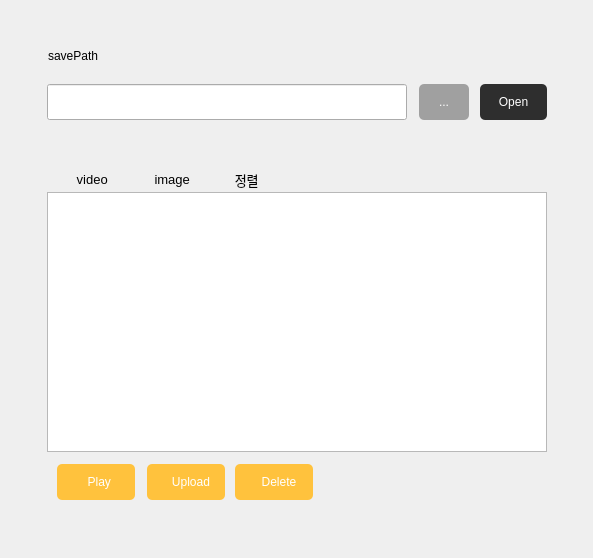
<?xml version="1.0" encoding="UTF-8"?>
<ui version="4.0">
 <class>GeneralSettingWidget</class>
 <widget class="QWidget" name="GeneralSettingWidget">
  <property name="geometry">
   <rect>
    <x>0</x>
    <y>0</y>
    <width>593</width>
    <height>558</height>
   </rect>
  </property>
  <property name="minimumSize">
   <size>
    <width>0</width>
    <height>0</height>
   </size>
  </property>
  <property name="maximumSize">
   <size>
    <width>16777215</width>
    <height>16777215</height>
   </size>
  </property>
  <property name="windowTitle">
   <string>Form</string>
  </property>
  <property name="styleSheet">
   <string notr="true">QPushButton#searchPathButton {
    border-radius:5px;
    background-color: #A0A0A0;
    color: #FFFFFF;

}

QPushButton#searchPathButton:hover{
     background-color:#B5B5B5;
}

/****/
QPushButton#openDirectoryButton{
    border-radius:5px;
    background-color: #2E2E2E;
    color: #FFFFFF;
}

QPushButton#openDirectoryButton:hover{
    background-color: #656565;
}

/****/
QPushButton#videoButton {
    border:0px;
    background-image: url(:/General_Menu/video);
    background-color: #transparent;
    font-size:13px;
}

QPushButton#videoButton:hover {
    background-color:#D2D2D2;
    
}

QPushButton#videoButton:checked {
    background-color:#FFD577;
    
}

/***/
QPushButton#imageButton {
    border:0px;
    background-image: url(:/General_Menu/image);
    background-color: #transparent;
    font-size:13px;
}

QPushButton#imageButton:hover {
    background-color:#D2D2D2;
    
}

QPushButton#imageButton:checked {
    background-color:#FFD577;
    
}

/****/

QPushButton#orderByButton {
    border:0px;
    background-image: url(:/General_Menu/sort);
    background-color: #transparent;
    font-size:13px;
}

QPushButton#orderByButton:hover {
    background-color:#D2D2D2;
    
}

/****/
QPushButton#playButton{
    border-radius:5px;
    background-image: url(:/General_Menu/play);
    background-color: #FFC23D;
    color: #FFFFFF;
}

QPushButton#playButton:hover {
    background-color: #FFCE64;
}

/****/

QPushButton#uploadButton{
    border-radius:5px;
    background-image: url(:/General_Menu/upload);
    background-color: #FFC23D;
    color: #FFFFFF;
}

QPushButton#uploadButton:hover {
    background-color: #FFCE64;
}

/****/
QPushButton#deleteButton{
    border-radius:5px;
    background-image: url(:/General_Menu/delete);
    background-color: #FFC23D;
    color: #FFFFFF;
}

QPushButton#deleteButton:hover {
    background-color: #FFCE64;
}</string>
  </property>
  <widget class="QLineEdit" name="savePathLineEdit">
   <property name="geometry">
    <rect>
     <x>47</x>
     <y>84</y>
     <width>360</width>
     <height>36</height>
    </rect>
   </property>
   <property name="minimumSize">
    <size>
     <width>360</width>
     <height>36</height>
    </size>
   </property>
   <property name="maximumSize">
    <size>
     <width>360</width>
     <height>36</height>
    </size>
   </property>
   <property name="readOnly">
    <bool>true</bool>
   </property>
  </widget>
  <widget class="QPushButton" name="searchPathButton">
   <property name="geometry">
    <rect>
     <x>419</x>
     <y>84</y>
     <width>50</width>
     <height>36</height>
    </rect>
   </property>
   <property name="minimumSize">
    <size>
     <width>50</width>
     <height>36</height>
    </size>
   </property>
   <property name="maximumSize">
    <size>
     <width>50</width>
     <height>36</height>
    </size>
   </property>
   <property name="text">
    <string>...</string>
   </property>
  </widget>
  <widget class="QPushButton" name="openDirectoryButton">
   <property name="geometry">
    <rect>
     <x>480</x>
     <y>84</y>
     <width>67</width>
     <height>36</height>
    </rect>
   </property>
   <property name="minimumSize">
    <size>
     <width>67</width>
     <height>36</height>
    </size>
   </property>
   <property name="maximumSize">
    <size>
     <width>67</width>
     <height>36</height>
    </size>
   </property>
   <property name="text">
    <string>Open</string>
   </property>
  </widget>
  <widget class="AbstractButton" name="videoButton">
   <property name="geometry">
    <rect>
     <x>50</x>
     <y>167</y>
     <width>70</width>
     <height>25</height>
    </rect>
   </property>
   <property name="minimumSize">
    <size>
     <width>70</width>
     <height>25</height>
    </size>
   </property>
   <property name="maximumSize">
    <size>
     <width>59</width>
     <height>20</height>
    </size>
   </property>
   <property name="text">
    <string>    video</string>
   </property>
  </widget>
  <widget class="AbstractButton" name="imageButton">
   <property name="geometry">
    <rect>
     <x>130</x>
     <y>167</y>
     <width>70</width>
     <height>25</height>
    </rect>
   </property>
   <property name="minimumSize">
    <size>
     <width>70</width>
     <height>25</height>
    </size>
   </property>
   <property name="maximumSize">
    <size>
     <width>70</width>
     <height>25</height>
    </size>
   </property>
   <property name="text">
    <string>    image</string>
   </property>
  </widget>
  <widget class="QPushButton" name="orderByButton">
   <property name="geometry">
    <rect>
     <x>210</x>
     <y>167</y>
     <width>59</width>
     <height>25</height>
    </rect>
   </property>
   <property name="minimumSize">
    <size>
     <width>59</width>
     <height>25</height>
    </size>
   </property>
   <property name="maximumSize">
    <size>
     <width>59</width>
     <height>25</height>
    </size>
   </property>
   <property name="text">
    <string>    정렬</string>
   </property>
  </widget>
  <widget class="QListWidget" name="itemListWidget">
   <property name="geometry">
    <rect>
     <x>47</x>
     <y>192</y>
     <width>500</width>
     <height>260</height>
    </rect>
   </property>
   <property name="minimumSize">
    <size>
     <width>500</width>
     <height>260</height>
    </size>
   </property>
   <property name="maximumSize">
    <size>
     <width>500</width>
     <height>260</height>
    </size>
   </property>
  </widget>
  <widget class="QPushButton" name="playButton">
   <property name="geometry">
    <rect>
     <x>57</x>
     <y>464</y>
     <width>78</width>
     <height>36</height>
    </rect>
   </property>
   <property name="minimumSize">
    <size>
     <width>78</width>
     <height>36</height>
    </size>
   </property>
   <property name="maximumSize">
    <size>
     <width>78</width>
     <height>36</height>
    </size>
   </property>
   <property name="layoutDirection">
    <enum>Qt::LeftToRight</enum>
   </property>
   <property name="text">
    <string>  Play</string>
   </property>
  </widget>
  <widget class="QPushButton" name="uploadButton">
   <property name="geometry">
    <rect>
     <x>147</x>
     <y>464</y>
     <width>78</width>
     <height>36</height>
    </rect>
   </property>
   <property name="minimumSize">
    <size>
     <width>78</width>
     <height>36</height>
    </size>
   </property>
   <property name="maximumSize">
    <size>
     <width>78</width>
     <height>36</height>
    </size>
   </property>
   <property name="text">
    <string>   Upload</string>
   </property>
  </widget>
  <widget class="QPushButton" name="deleteButton">
   <property name="geometry">
    <rect>
     <x>235</x>
     <y>464</y>
     <width>78</width>
     <height>36</height>
    </rect>
   </property>
   <property name="minimumSize">
    <size>
     <width>78</width>
     <height>36</height>
    </size>
   </property>
   <property name="maximumSize">
    <size>
     <width>78</width>
     <height>36</height>
    </size>
   </property>
   <property name="text">
    <string>   Delete</string>
   </property>
  </widget>
  <widget class="QLabel" name="savePathLabel">
   <property name="geometry">
    <rect>
     <x>48</x>
     <y>45</y>
     <width>200</width>
     <height>21</height>
    </rect>
   </property>
   <property name="minimumSize">
    <size>
     <width>200</width>
     <height>21</height>
    </size>
   </property>
   <property name="maximumSize">
    <size>
     <width>200</width>
     <height>21</height>
    </size>
   </property>
   <property name="text">
    <string>savePath</string>
   </property>
  </widget>
 </widget>
 <customwidgets>
  <customwidget>
   <class>AbstractButton</class>
   <extends>QPushButton</extends>
   <header location="global">Ui/Item/AbstractButton.h</header>
  </customwidget>
 </customwidgets>
 <resources>
  <include location="../../Adora.qrc"/>
 </resources>
 <connections/>
</ui>
